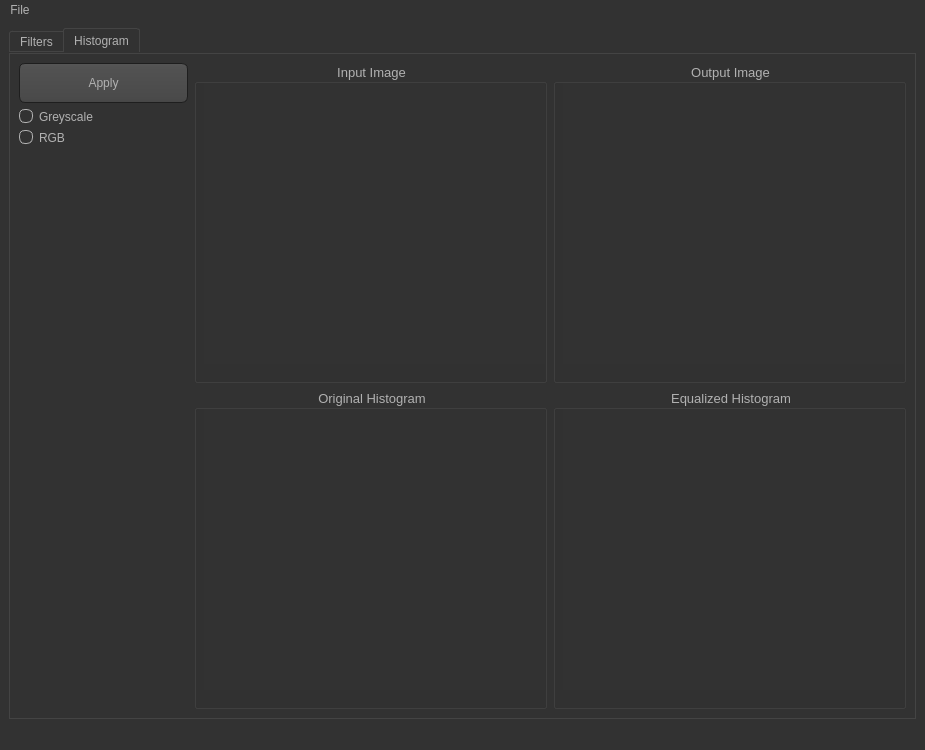
<?xml version="1.0" encoding="UTF-8"?>
<ui version="4.0">
 <class>MainWindow</class>
 <widget class="QMainWindow" name="MainWindow">
  <property name="geometry">
   <rect>
    <x>0</x>
    <y>0</y>
    <width>925</width>
    <height>750</height>
   </rect>
  </property>
  <property name="sizePolicy">
   <sizepolicy hsizetype="Fixed" vsizetype="Fixed">
    <horstretch>0</horstretch>
    <verstretch>0</verstretch>
   </sizepolicy>
  </property>
  <property name="maximumSize">
   <size>
    <width>925</width>
    <height>750</height>
   </size>
  </property>
  <property name="windowTitle">
   <string>MainWindow</string>
  </property>
  <property name="styleSheet">
   <string notr="true">QToolTip
{
     border: 1px solid black;
     background-color: #ffa02f;
     padding: 1px;
     border-radius: 3px;
     opacity: 100;
}

QWidget
{
    color: #b1b1b1;
    background-color: #323232;
}

QWidget:item:hover
{
    background-color: QLinearGradient( x1: 0, y1: 0, x2: 0, y2: 1, stop: 0 #ffa02f, stop: 1 #ca0619);
    color: #000000;
}

QWidget:item:selected
{
    background-color: QLinearGradient( x1: 0, y1: 0, x2: 0, y2: 1, stop: 0 #ffa02f, stop: 1 #d7801a);
}

QMenuBar::item
{
    background: transparent;
}

QMenuBar::item:selected
{
    background: transparent;
    border: 1px solid #ffaa00;
}

QMenuBar::item:pressed
{
    background: #444;
    border: 1px solid #000;
    background-color: QLinearGradient(
        x1:0, y1:0,
        x2:0, y2:1,
        stop:1 #212121,
        stop:0.4 #343434/*,
        stop:0.2 #343434,
        stop:0.1 #ffaa00*/
    );
    margin-bottom:-1px;
    padding-bottom:1px;
}

QMenu
{
    border: 1px solid #000;
}

QMenu::item
{
    padding: 2px 20px 2px 20px;
}

QMenu::item:selected
{
    color: #000000;
}

QWidget:disabled
{
    color: #404040;
    background-color: #323232;
}

QAbstractItemView
{
    background-color: QLinearGradient( x1: 0, y1: 0, x2: 0, y2: 1, stop: 0 #4d4d4d, stop: 0.1 #646464, stop: 1 #5d5d5d);
}

QWidget:focus
{
    /*border: 2px solid QLinearGradient( x1: 0, y1: 0, x2: 0, y2: 1, stop: 0 #ffa02f, stop: 1 #d7801a);*/
}

QLineEdit
{
    background-color: QLinearGradient( x1: 0, y1: 0, x2: 0, y2: 1, stop: 0 #4d4d4d, stop: 0 #646464, stop: 1 #5d5d5d);
    padding: 1px;
    border-style: solid;
    border: 1px solid #1e1e1e;
    border-radius: 5;
}

QPushButton
{
    color: #b1b1b1;
    background-color: QLinearGradient( x1: 0, y1: 0, x2: 0, y2: 1, stop: 0 #565656, stop: 0.1 #525252, stop: 0.5 #4e4e4e, stop: 0.9 #4a4a4a, stop: 1 #464646);
    border-width: 1px;
    border-color: #1e1e1e;
    border-style: solid;
    border-radius: 6;
    padding: 3px;
    font-size: 12px;
    padding-left: 5px;
    padding-right: 5px;
}

QPushButton:pressed
{
    background-color: QLinearGradient( x1: 0, y1: 0, x2: 0, y2: 1, stop: 0 #2d2d2d, stop: 0.1 #2b2b2b, stop: 0.5 #292929, stop: 0.9 #282828, stop: 1 #252525);
}

QComboBox
{
    selection-background-color: #ffaa00;
    background-color: QLinearGradient( x1: 0, y1: 0, x2: 0, y2: 1, stop: 0 #565656, stop: 0.1 #525252, stop: 0.5 #4e4e4e, stop: 0.9 #4a4a4a, stop: 1 #464646);
    border-style: solid;
    border: 1px solid #1e1e1e;
    border-radius: 5;
}

QComboBox:hover,QPushButton:hover
{
    border: 2px solid QLinearGradient( x1: 0, y1: 0, x2: 0, y2: 1, stop: 0 #ffa02f, stop: 1 #d7801a);
}


QComboBox:on
{
    padding-top: 3px;
    padding-left: 4px;
    background-color: QLinearGradient( x1: 0, y1: 0, x2: 0, y2: 1, stop: 0 #2d2d2d, stop: 0.1 #2b2b2b, stop: 0.5 #292929, stop: 0.9 #282828, stop: 1 #252525);
    selection-background-color: #ffaa00;
}

QComboBox QAbstractItemView
{
    border: 2px solid darkgray;
    selection-background-color: QLinearGradient( x1: 0, y1: 0, x2: 0, y2: 1, stop: 0 #ffa02f, stop: 1 #d7801a);
}

QComboBox::drop-down
{
     subcontrol-origin: padding;
     subcontrol-position: top right;
     width: 15px;

     border-left-width: 0px;
     border-left-color: darkgray;
     border-left-style: solid; /* just a single line */
     border-top-right-radius: 3px; /* same radius as the QComboBox */
     border-bottom-right-radius: 3px;
 }

QComboBox::down-arrow
{
     image: url(:/down_arrow.png);
}

QGroupBox:focus
{
border: 2px solid QLinearGradient( x1: 0, y1: 0, x2: 0, y2: 1, stop: 0 #ffa02f, stop: 1 #d7801a);
}

QTextEdit:focus
{
    border: 2px solid QLinearGradient( x1: 0, y1: 0, x2: 0, y2: 1, stop: 0 #ffa02f, stop: 1 #d7801a);
}

QScrollBar:horizontal {
     border: 1px solid #222222;
     background: QLinearGradient( x1: 0, y1: 0, x2: 0, y2: 1, stop: 0.0 #121212, stop: 0.2 #282828, stop: 1 #484848);
     height: 7px;
     margin: 0px 16px 0 16px;
}

QScrollBar::handle:horizontal
{
      background: QLinearGradient( x1: 0, y1: 0, x2: 1, y2: 0, stop: 0 #ffa02f, stop: 0.5 #d7801a, stop: 1 #ffa02f);
      min-height: 20px;
      border-radius: 2px;
}

QScrollBar::add-line:horizontal {
      border: 1px solid #1b1b19;
      border-radius: 2px;
      background: QLinearGradient( x1: 0, y1: 0, x2: 1, y2: 0, stop: 0 #ffa02f, stop: 1 #d7801a);
      width: 14px;
      subcontrol-position: right;
      subcontrol-origin: margin;
}

QScrollBar::sub-line:horizontal {
      border: 1px solid #1b1b19;
      border-radius: 2px;
      background: QLinearGradient( x1: 0, y1: 0, x2: 1, y2: 0, stop: 0 #ffa02f, stop: 1 #d7801a);
      width: 14px;
     subcontrol-position: left;
     subcontrol-origin: margin;
}

QScrollBar::right-arrow:horizontal, QScrollBar::left-arrow:horizontal
{
      border: 1px solid black;
      width: 1px;
      height: 1px;
      background: white;
}

QScrollBar::add-page:horizontal, QScrollBar::sub-page:horizontal
{
      background: none;
}

QScrollBar:vertical
{
      background: QLinearGradient( x1: 0, y1: 0, x2: 1, y2: 0, stop: 0.0 #121212, stop: 0.2 #282828, stop: 1 #484848);
      width: 7px;
      margin: 16px 0 16px 0;
      border: 1px solid #222222;
}

QScrollBar::handle:vertical
{
      background: QLinearGradient( x1: 0, y1: 0, x2: 0, y2: 1, stop: 0 #ffa02f, stop: 0.5 #d7801a, stop: 1 #ffa02f);
      min-height: 20px;
      border-radius: 2px;
}

QScrollBar::add-line:vertical
{
      border: 1px solid #1b1b19;
      border-radius: 2px;
      background: QLinearGradient( x1: 0, y1: 0, x2: 0, y2: 1, stop: 0 #ffa02f, stop: 1 #d7801a);
      height: 14px;
      subcontrol-position: bottom;
      subcontrol-origin: margin;
}

QScrollBar::sub-line:vertical
{
      border: 1px solid #1b1b19;
      border-radius: 2px;
      background: QLinearGradient( x1: 0, y1: 0, x2: 0, y2: 1, stop: 0 #d7801a, stop: 1 #ffa02f);
      height: 14px;
      subcontrol-position: top;
      subcontrol-origin: margin;
}

QScrollBar::up-arrow:vertical, QScrollBar::down-arrow:vertical
{
      border: 1px solid black;
      width: 1px;
      height: 1px;
      background: white;
}


QScrollBar::add-page:vertical, QScrollBar::sub-page:vertical
{
      background: none;
}

QTextEdit
{
    background-color: #242424;
}

QPlainTextEdit
{
    background-color: #242424;
}

QHeaderView::section
{
    background-color: QLinearGradient(x1:0, y1:0, x2:0, y2:1, stop:0 #616161, stop: 0.5 #505050, stop: 0.6 #434343, stop:1 #656565);
    color: white;
    padding-left: 4px;
    border: 1px solid #6c6c6c;
}

QCheckBox:disabled
{
color: #414141;
}

QDockWidget::title
{
    text-align: center;
    spacing: 3px; /* spacing between items in the tool bar */
    background-color: QLinearGradient(x1:0, y1:0, x2:0, y2:1, stop:0 #323232, stop: 0.5 #242424, stop:1 #323232);
}

QDockWidget::close-button, QDockWidget::float-button
{
    text-align: center;
    spacing: 1px; /* spacing between items in the tool bar */
    background-color: QLinearGradient(x1:0, y1:0, x2:0, y2:1, stop:0 #323232, stop: 0.5 #242424, stop:1 #323232);
}

QDockWidget::close-button:hover, QDockWidget::float-button:hover
{
    background: #242424;
}

QDockWidget::close-button:pressed, QDockWidget::float-button:pressed
{
    padding: 1px -1px -1px 1px;
}

QMainWindow::separator
{
    background-color: QLinearGradient(x1:0, y1:0, x2:0, y2:1, stop:0 #161616, stop: 0.5 #151515, stop: 0.6 #212121, stop:1 #343434);
    color: white;
    padding-left: 4px;
    border: 1px solid #4c4c4c;
    spacing: 3px; /* spacing between items in the tool bar */
}

QMainWindow::separator:hover
{

    background-color: QLinearGradient(x1:0, y1:0, x2:0, y2:1, stop:0 #d7801a, stop:0.5 #b56c17 stop:1 #ffa02f);
    color: white;
    padding-left: 4px;
    border: 1px solid #6c6c6c;
    spacing: 3px; /* spacing between items in the tool bar */
}

QToolBar::handle
{
     spacing: 3px; /* spacing between items in the tool bar */
     background: url(:/images/handle.png);
}

QMenu::separator
{
    height: 2px;
    background-color: QLinearGradient(x1:0, y1:0, x2:0, y2:1, stop:0 #161616, stop: 0.5 #151515, stop: 0.6 #212121, stop:1 #343434);
    color: white;
    padding-left: 4px;
    margin-left: 10px;
    margin-right: 5px;
}

QProgressBar
{
    border: 2px solid grey;
    border-radius: 5px;
    text-align: center;
}

QProgressBar::chunk
{
    background-color: #d7801a;
    width: 2.15px;
    margin: 0.5px;
}

QTabBar::tab {
    color: #b1b1b1;
    border: 1px solid #444;
    border-bottom-style: none;
    background-color: #323232;
    padding-left: 10px;
    padding-right: 10px;
    padding-top: 3px;
    padding-bottom: 2px;
    margin-right: -1px;
}

QTabWidget::pane {
    border: 1px solid #444;
    top: 1px;
}

QTabBar::tab:last
{
    margin-right: 0; /* the last selected tab has nothing to overlap with on the right */
    border-top-right-radius: 3px;
}

QTabBar::tab:first:!selected
{
 margin-left: 0px; /* the last selected tab has nothing to overlap with on the right */


    border-top-left-radius: 3px;
}

QTabBar::tab:!selected
{
    color: #b1b1b1;
    border-bottom-style: solid;
    margin-top: 3px;
    background-color: QLinearGradient(x1:0, y1:0, x2:0, y2:1, stop:1 #212121, stop:.4 #343434);
}

QTabBar::tab:selected
{
    border-top-left-radius: 3px;
    border-top-right-radius: 3px;
    margin-bottom: 0px;
}

QTabBar::tab:!selected:hover
{
    /*border-top: 2px solid #ffaa00;
    padding-bottom: 3px;*/
    border-top-left-radius: 3px;
    border-top-right-radius: 3px;
    background-color: QLinearGradient(x1:0, y1:0, x2:0, y2:1, stop:1 #212121, stop:0.4 #343434, stop:0.2 #343434, stop:0.1 #ffaa00);
}

QRadioButton::indicator:checked, QRadioButton::indicator:unchecked{
    color: #b1b1b1;
    background-color: #323232;
    border: 1px solid #b1b1b1;
    border-radius: 6px;
}

QRadioButton::indicator:checked
{
    background-color: qradialgradient(
        cx: 0.5, cy: 0.5,
        fx: 0.5, fy: 0.5,
        radius: 1.0,
        stop: 0.25 #ffaa00,
        stop: 0.3 #323232
    );
}

QCheckBox::indicator{
    color: #b1b1b1;
    background-color: #323232;
    border: 1px solid #b1b1b1;
    width: 9px;
    height: 9px;
}

QRadioButton::indicator
{
    border-radius: 6px;
}

QRadioButton::indicator:hover, QCheckBox::indicator:hover
{
    border: 1px solid #ffaa00;
}

QCheckBox::indicator:checked
{
    image:url(:/images/checkbox.png);
}

QCheckBox::indicator:disabled, QRadioButton::indicator:disabled
{
    border: 1px solid #444;
}</string>
  </property>
  <widget class="QWidget" name="centralwidget">
   <layout class="QGridLayout" name="gridLayout_4">
    <item row="0" column="0">
     <widget class="QTabWidget" name="tabWidget">
      <property name="currentIndex">
       <number>1</number>
      </property>
      <widget class="QWidget" name="tab">
       <attribute name="title">
        <string>Filters</string>
       </attribute>
       <layout class="QGridLayout" name="gridLayout_3">
        <item row="0" column="0">
         <layout class="QGridLayout" name="gridLayout_2">
          <item row="0" column="1">
           <layout class="QVBoxLayout" name="verticalLayout">
            <item>
             <widget class="QGroupBox" name="groupBox_2">
              <property name="sizePolicy">
               <sizepolicy hsizetype="Expanding" vsizetype="Expanding">
                <horstretch>0</horstretch>
                <verstretch>0</verstretch>
               </sizepolicy>
              </property>
              <property name="minimumSize">
               <size>
                <width>619</width>
                <height>281</height>
               </size>
              </property>
              <property name="font">
               <font>
                <pointsize>10</pointsize>
               </font>
              </property>
              <property name="mouseTracking">
               <bool>true</bool>
              </property>
              <property name="focusPolicy">
               <enum>Qt::StrongFocus</enum>
              </property>
              <property name="acceptDrops">
               <bool>true</bool>
              </property>
              <property name="title">
               <string>Original Image</string>
              </property>
              <property name="alignment">
               <set>Qt::AlignCenter</set>
              </property>
              <widget class="QLabel" name="filter_input">
               <property name="geometry">
                <rect>
                 <x>10</x>
                 <y>20</y>
                 <width>681</width>
                 <height>281</height>
                </rect>
               </property>
               <property name="sizePolicy">
                <sizepolicy hsizetype="Expanding" vsizetype="Expanding">
                 <horstretch>0</horstretch>
                 <verstretch>0</verstretch>
                </sizepolicy>
               </property>
               <property name="minimumSize">
                <size>
                 <width>561</width>
                 <height>251</height>
                </size>
               </property>
               <property name="maximumSize">
                <size>
                 <width>681</width>
                 <height>291</height>
                </size>
               </property>
               <property name="text">
                <string/>
               </property>
               <property name="scaledContents">
                <bool>false</bool>
               </property>
              </widget>
             </widget>
            </item>
            <item>
             <widget class="QGroupBox" name="groupBox_5">
              <property name="sizePolicy">
               <sizepolicy hsizetype="Expanding" vsizetype="Expanding">
                <horstretch>0</horstretch>
                <verstretch>0</verstretch>
               </sizepolicy>
              </property>
              <property name="minimumSize">
               <size>
                <width>619</width>
                <height>281</height>
               </size>
              </property>
              <property name="font">
               <font>
                <pointsize>10</pointsize>
               </font>
              </property>
              <property name="mouseTracking">
               <bool>true</bool>
              </property>
              <property name="focusPolicy">
               <enum>Qt::StrongFocus</enum>
              </property>
              <property name="acceptDrops">
               <bool>true</bool>
              </property>
              <property name="title">
               <string>Filterd Image</string>
              </property>
              <property name="alignment">
               <set>Qt::AlignCenter</set>
              </property>
              <widget class="QLabel" name="filter_filtered">
               <property name="enabled">
                <bool>true</bool>
               </property>
               <property name="geometry">
                <rect>
                 <x>10</x>
                 <y>20</y>
                 <width>681</width>
                 <height>281</height>
                </rect>
               </property>
               <property name="sizePolicy">
                <sizepolicy hsizetype="Expanding" vsizetype="Expanding">
                 <horstretch>0</horstretch>
                 <verstretch>0</verstretch>
                </sizepolicy>
               </property>
               <property name="minimumSize">
                <size>
                 <width>561</width>
                 <height>0</height>
                </size>
               </property>
               <property name="maximumSize">
                <size>
                 <width>681</width>
                 <height>291</height>
                </size>
               </property>
               <property name="frameShadow">
                <enum>QFrame::Plain</enum>
               </property>
               <property name="text">
                <string/>
               </property>
               <property name="scaledContents">
                <bool>false</bool>
               </property>
               <property name="openExternalLinks">
                <bool>false</bool>
               </property>
              </widget>
             </widget>
            </item>
           </layout>
          </item>
          <item row="0" column="0">
           <layout class="QVBoxLayout" name="verticalLayout_3">
            <item>
             <layout class="QVBoxLayout" name="verticalLayout_2">
              <item>
               <widget class="QPushButton" name="btn1">
                <property name="minimumSize">
                 <size>
                  <width>191</width>
                  <height>41</height>
                 </size>
                </property>
                <property name="font">
                 <font>
                  <pointsize>-1</pointsize>
                 </font>
                </property>
                <property name="text">
                 <string>Apply</string>
                </property>
               </widget>
              </item>
              <item>
               <layout class="QHBoxLayout" name="horizontalLayout_6">
                <item>
                 <spacer name="horizontalSpacer">
                  <property name="orientation">
                   <enum>Qt::Horizontal</enum>
                  </property>
                  <property name="sizeType">
                   <enum>QSizePolicy::Fixed</enum>
                  </property>
                  <property name="sizeHint" stdset="0">
                   <size>
                    <width>13</width>
                    <height>20</height>
                   </size>
                  </property>
                 </spacer>
                </item>
                <item>
                 <widget class="QGroupBox" name="groupBox">
                  <property name="sizePolicy">
                   <sizepolicy hsizetype="Fixed" vsizetype="Fixed">
                    <horstretch>169</horstretch>
                    <verstretch>138</verstretch>
                   </sizepolicy>
                  </property>
                  <property name="minimumSize">
                   <size>
                    <width>169</width>
                    <height>138</height>
                   </size>
                  </property>
                  <property name="title">
                   <string>Filters</string>
                  </property>
                  <widget class="QRadioButton" name="lowpass">
                   <property name="geometry">
                    <rect>
                     <x>10</x>
                     <y>20</y>
                     <width>95</width>
                     <height>20</height>
                    </rect>
                   </property>
                   <property name="font">
                    <font>
                     <pointsize>9</pointsize>
                    </font>
                   </property>
                   <property name="text">
                    <string>Lowpass </string>
                   </property>
                  </widget>
                  <widget class="QRadioButton" name="median">
                   <property name="geometry">
                    <rect>
                     <x>10</x>
                     <y>50</y>
                     <width>95</width>
                     <height>20</height>
                    </rect>
                   </property>
                   <property name="font">
                    <font>
                     <pointsize>9</pointsize>
                    </font>
                   </property>
                   <property name="text">
                    <string>Median</string>
                   </property>
                  </widget>
                  <widget class="QRadioButton" name="highpass">
                   <property name="geometry">
                    <rect>
                     <x>10</x>
                     <y>80</y>
                     <width>95</width>
                     <height>20</height>
                    </rect>
                   </property>
                   <property name="font">
                    <font>
                     <pointsize>9</pointsize>
                    </font>
                   </property>
                   <property name="text">
                    <string>Highpass</string>
                   </property>
                  </widget>
                  <widget class="QRadioButton" name="laplacian">
                   <property name="geometry">
                    <rect>
                     <x>10</x>
                     <y>110</y>
                     <width>95</width>
                     <height>20</height>
                    </rect>
                   </property>
                   <property name="font">
                    <font>
                     <pointsize>9</pointsize>
                    </font>
                   </property>
                   <property name="text">
                    <string>laplacian</string>
                   </property>
                  </widget>
                 </widget>
                </item>
               </layout>
              </item>
             </layout>
            </item>
            <item>
             <spacer name="verticalSpacer">
              <property name="orientation">
               <enum>Qt::Vertical</enum>
              </property>
              <property name="sizeType">
               <enum>QSizePolicy::Expanding</enum>
              </property>
              <property name="sizeHint" stdset="0">
               <size>
                <width>20</width>
                <height>368</height>
               </size>
              </property>
             </spacer>
            </item>
           </layout>
          </item>
         </layout>
        </item>
       </layout>
      </widget>
      <widget class="QWidget" name="tab_2">
       <property name="sizePolicy">
        <sizepolicy hsizetype="Expanding" vsizetype="Expanding">
         <horstretch>0</horstretch>
         <verstretch>0</verstretch>
        </sizepolicy>
       </property>
       <attribute name="title">
        <string>Histogram</string>
       </attribute>
       <layout class="QGridLayout" name="gridLayout_5">
        <item row="0" column="0">
         <layout class="QGridLayout" name="gridLayout">
          <property name="sizeConstraint">
           <enum>QLayout::SetMaximumSize</enum>
          </property>
          <item row="0" column="0">
           <layout class="QVBoxLayout" name="verticalLayout_5">
            <item>
             <widget class="QPushButton" name="pushButton">
              <property name="sizePolicy">
               <sizepolicy hsizetype="Minimum" vsizetype="Fixed">
                <horstretch>0</horstretch>
                <verstretch>0</verstretch>
               </sizepolicy>
              </property>
              <property name="minimumSize">
               <size>
                <width>169</width>
                <height>40</height>
               </size>
              </property>
              <property name="text">
               <string>Apply</string>
              </property>
             </widget>
            </item>
            <item>
             <widget class="QRadioButton" name="greyscale">
              <property name="text">
               <string>Greyscale</string>
              </property>
             </widget>
            </item>
            <item>
             <widget class="QRadioButton" name="rgb">
              <property name="text">
               <string>RGB</string>
              </property>
             </widget>
            </item>
            <item>
             <spacer name="verticalSpacer_2">
              <property name="orientation">
               <enum>Qt::Vertical</enum>
              </property>
              <property name="sizeType">
               <enum>QSizePolicy::Expanding</enum>
              </property>
              <property name="sizeHint" stdset="0">
               <size>
                <width>20</width>
                <height>548</height>
               </size>
              </property>
             </spacer>
            </item>
           </layout>
          </item>
          <item row="0" column="1">
           <layout class="QVBoxLayout" name="verticalLayout_4" stretch="0,0">
            <property name="sizeConstraint">
             <enum>QLayout::SetDefaultConstraint</enum>
            </property>
            <item>
             <widget class="QGroupBox" name="groupBox_6">
              <property name="sizePolicy">
               <sizepolicy hsizetype="Expanding" vsizetype="Expanding">
                <horstretch>0</horstretch>
                <verstretch>0</verstretch>
               </sizepolicy>
              </property>
              <property name="minimumSize">
               <size>
                <width>320</width>
                <height>294</height>
               </size>
              </property>
              <property name="sizeIncrement">
               <size>
                <width>0</width>
                <height>0</height>
               </size>
              </property>
              <property name="font">
               <font>
                <pointsize>10</pointsize>
               </font>
              </property>
              <property name="mouseTracking">
               <bool>true</bool>
              </property>
              <property name="focusPolicy">
               <enum>Qt::StrongFocus</enum>
              </property>
              <property name="title">
               <string>Input Image</string>
              </property>
              <property name="alignment">
               <set>Qt::AlignCenter</set>
              </property>
              <property name="flat">
               <bool>false</bool>
              </property>
              <property name="checkable">
               <bool>false</bool>
              </property>
              <widget class="QLabel" name="input_equalize">
               <property name="geometry">
                <rect>
                 <x>10</x>
                 <y>20</y>
                 <width>341</width>
                 <height>281</height>
                </rect>
               </property>
               <property name="sizePolicy">
                <sizepolicy hsizetype="Expanding" vsizetype="Expanding">
                 <horstretch>0</horstretch>
                 <verstretch>0</verstretch>
                </sizepolicy>
               </property>
               <property name="focusPolicy">
                <enum>Qt::StrongFocus</enum>
               </property>
               <property name="contextMenuPolicy">
                <enum>Qt::ActionsContextMenu</enum>
               </property>
               <property name="text">
                <string/>
               </property>
               <property name="scaledContents">
                <bool>false</bool>
               </property>
              </widget>
             </widget>
            </item>
            <item>
             <widget class="QGroupBox" name="groupBox_7">
              <property name="sizePolicy">
               <sizepolicy hsizetype="Expanding" vsizetype="Expanding">
                <horstretch>0</horstretch>
                <verstretch>0</verstretch>
               </sizepolicy>
              </property>
              <property name="minimumSize">
               <size>
                <width>320</width>
                <height>294</height>
               </size>
              </property>
              <property name="font">
               <font>
                <pointsize>10</pointsize>
               </font>
              </property>
              <property name="mouseTracking">
               <bool>true</bool>
              </property>
              <property name="focusPolicy">
               <enum>Qt::StrongFocus</enum>
              </property>
              <property name="acceptDrops">
               <bool>true</bool>
              </property>
              <property name="autoFillBackground">
               <bool>false</bool>
              </property>
              <property name="title">
               <string>Original Histogram</string>
              </property>
              <property name="alignment">
               <set>Qt::AlignCenter</set>
              </property>
              <widget class="QLabel" name="input_histogram">
               <property name="geometry">
                <rect>
                 <x>10</x>
                 <y>20</y>
                 <width>341</width>
                 <height>281</height>
                </rect>
               </property>
               <property name="sizePolicy">
                <sizepolicy hsizetype="Expanding" vsizetype="Preferred">
                 <horstretch>0</horstretch>
                 <verstretch>0</verstretch>
                </sizepolicy>
               </property>
               <property name="contextMenuPolicy">
                <enum>Qt::ActionsContextMenu</enum>
               </property>
               <property name="text">
                <string/>
               </property>
               <property name="scaledContents">
                <bool>false</bool>
               </property>
              </widget>
             </widget>
            </item>
           </layout>
          </item>
          <item row="0" column="2">
           <layout class="QVBoxLayout" name="verticalLayout_6">
            <property name="sizeConstraint">
             <enum>QLayout::SetDefaultConstraint</enum>
            </property>
            <item>
             <widget class="QGroupBox" name="groupBox_8">
              <property name="sizePolicy">
               <sizepolicy hsizetype="Expanding" vsizetype="MinimumExpanding">
                <horstretch>0</horstretch>
                <verstretch>0</verstretch>
               </sizepolicy>
              </property>
              <property name="minimumSize">
               <size>
                <width>320</width>
                <height>294</height>
               </size>
              </property>
              <property name="font">
               <font>
                <family>MS Shell Dlg 2</family>
                <pointsize>10</pointsize>
                <weight>50</weight>
                <bold>false</bold>
               </font>
              </property>
              <property name="focusPolicy">
               <enum>Qt::StrongFocus</enum>
              </property>
              <property name="title">
               <string>Output Image</string>
              </property>
              <property name="alignment">
               <set>Qt::AlignCenter</set>
              </property>
              <property name="flat">
               <bool>false</bool>
              </property>
              <widget class="QLabel" name="output_equalize">
               <property name="geometry">
                <rect>
                 <x>10</x>
                 <y>20</y>
                 <width>341</width>
                 <height>281</height>
                </rect>
               </property>
               <property name="sizePolicy">
                <sizepolicy hsizetype="Expanding" vsizetype="Expanding">
                 <horstretch>0</horstretch>
                 <verstretch>0</verstretch>
                </sizepolicy>
               </property>
               <property name="mouseTracking">
                <bool>true</bool>
               </property>
               <property name="contextMenuPolicy">
                <enum>Qt::ActionsContextMenu</enum>
               </property>
               <property name="text">
                <string/>
               </property>
               <property name="scaledContents">
                <bool>false</bool>
               </property>
              </widget>
             </widget>
            </item>
            <item>
             <widget class="QGroupBox" name="groupBox_9">
              <property name="sizePolicy">
               <sizepolicy hsizetype="Expanding" vsizetype="Expanding">
                <horstretch>0</horstretch>
                <verstretch>0</verstretch>
               </sizepolicy>
              </property>
              <property name="minimumSize">
               <size>
                <width>320</width>
                <height>294</height>
               </size>
              </property>
              <property name="font">
               <font>
                <pointsize>10</pointsize>
               </font>
              </property>
              <property name="mouseTracking">
               <bool>true</bool>
              </property>
              <property name="focusPolicy">
               <enum>Qt::StrongFocus</enum>
              </property>
              <property name="acceptDrops">
               <bool>true</bool>
              </property>
              <property name="title">
               <string>Equalized Histogram</string>
              </property>
              <property name="alignment">
               <set>Qt::AlignCenter</set>
              </property>
              <widget class="QLabel" name="output_histogram">
               <property name="geometry">
                <rect>
                 <x>10</x>
                 <y>20</y>
                 <width>341</width>
                 <height>281</height>
                </rect>
               </property>
               <property name="sizePolicy">
                <sizepolicy hsizetype="Expanding" vsizetype="Preferred">
                 <horstretch>0</horstretch>
                 <verstretch>0</verstretch>
                </sizepolicy>
               </property>
               <property name="contextMenuPolicy">
                <enum>Qt::ActionsContextMenu</enum>
               </property>
               <property name="text">
                <string/>
               </property>
               <property name="scaledContents">
                <bool>false</bool>
               </property>
              </widget>
             </widget>
            </item>
           </layout>
          </item>
         </layout>
        </item>
       </layout>
      </widget>
     </widget>
    </item>
   </layout>
  </widget>
  <widget class="QMenuBar" name="menubar">
   <property name="geometry">
    <rect>
     <x>0</x>
     <y>0</y>
     <width>925</width>
     <height>26</height>
    </rect>
   </property>
   <widget class="QMenu" name="menuFile">
    <property name="title">
     <string>File</string>
    </property>
    <addaction name="actionadd_image"/>
   </widget>
   <addaction name="menuFile"/>
  </widget>
  <widget class="QStatusBar" name="statusbar"/>
  <action name="actionadd_image">
   <property name="text">
    <string>browse image</string>
   </property>
  </action>
 </widget>
 <resources/>
 <connections/>
</ui>
